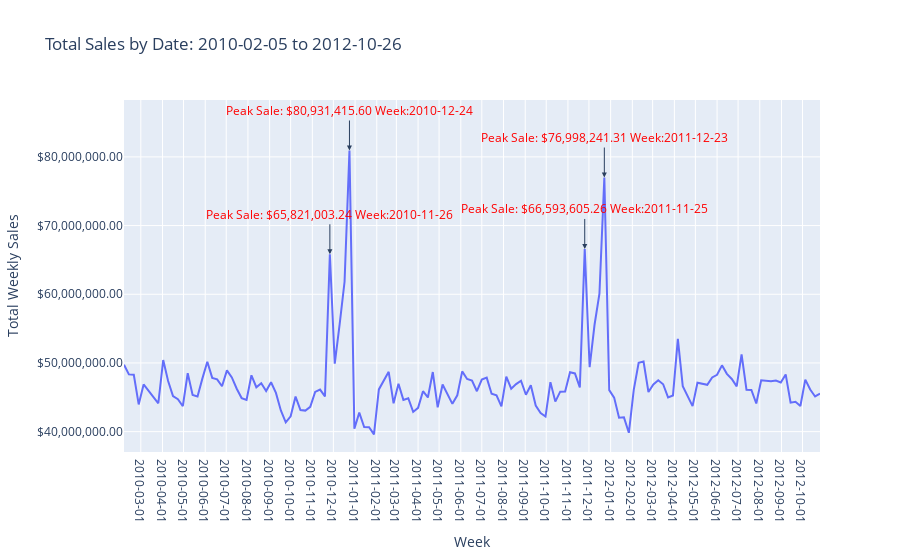

The cell this chart's notebook holds for it:
### Markdown cell above
As one might expect, the line chart shows that during the period there are clear sales peaks the weeks of Black Friday and Christmas.  Let's hightlight that.

### Code cell
sales_by_week = processed_data.groupby('date_datetime')['Weekly_Sales'].sum()

# Create a DataFrame for plotting
df = pd.DataFrame({'Date': sales_by_week.index, 'Weekly_Sales': sales_by_week.values})

# Sort the DataFrame to find the top 4 highest sales
top_sales = df.nlargest(4, 'Weekly_Sales')

# Plotting sales by week
fig = px.line(df, x='Date', y='Weekly_Sales', title='Total Sales by Date: 2010-02-05 to 2012-10-26')
# Update the layout
fig.update_layout(xaxis_title='Week', yaxis_title='Total Weekly Sales')

# Update the y-axis tick label format
fig.update_yaxes(tickformat='$,.2f')

# Add annotations for the top 4 highest sales
for index, row in top_sales.iterrows():
    fig.add_annotation(
        x=row['Date'],
        y=row['Weekly_Sales'],
        text=f"Peak Sale: ${row['Weekly_Sales']:,.2f} Week:{row['Date']:%Y-%m-%d}",
        showarrow=True,
        arrowhead=2,
        ax=0,
        ay=-40,  # Adjust the position of the label
        font=dict(color="red")
    )

fig.update_xaxes(
    dtick="M1",  # Every month
    tickformat="%Y-%m-%d",  # Format for the tick labels
)

# Show the plot
fig.show()

### Figure 1 — Plotly figure (JSON) as saved in the notebook; plotly's stock layout.template omitted (floating-point values rounded to 4 significant figures; data arrays with more than 128 entries replaced by an {"elided": "..."} marker saying what was removed)
{"data": [{"hovertemplate": "Date=%{x}<br>Weekly_Sales=%{y}<extra></extra>", "legendgroup": "", "line": {"color": "#636efa", "dash": "solid"}, "marker": {"symbol": "circle"}, "mode": "lines", "name": "", "orientation": "v", "showlegend": false, "type": "scatter", "x": {"elided": "143 str values"}, "xaxis": "x", "y": {"elided": "143 float values"}, "yaxis": "y"}], "layout": {"annotations": [{"arrowhead": 2, "ax": 0, "ay": -40, "font": {"color": "red"}, "showarrow": true, "text": "Peak Sale: $80,931,415.60 Week:2010-12-24", "x": "2010-12-24T00:00:00", "y": 80930000.0}, {"arrowhead": 2, "ax": 0, "ay": -40, "font": {"color": "red"}, "showarrow": true, "text": "Peak Sale: $76,998,241.31 Week:2011-12-23", "x": "2011-12-23T00:00:00", "y": 77000000.0}, {"arrowhead": 2, "ax": 0, "ay": -40, "font": {"color": "red"}, "showarrow": true, "text": "Peak Sale: $66,593,605.26 Week:2011-11-25", "x": "2011-11-25T00:00:00", "y": 66590000.0}, {"arrowhead": 2, "ax": 0, "ay": -40, "font": {"color": "red"}, "showarrow": true, "text": "Peak Sale: $65,821,003.24 Week:2010-11-26", "x": "2010-11-26T00:00:00", "y": 65820000.0}], "legend": {"tracegroupgap": 0}, "title": {"text": "Total Sales by Date: 2010-02-05 to 2012-10-26"}, "xaxis": {"anchor": "y", "domain": [0, 1], "dtick": "M1", "tickformat": "%Y-%m-%d", "title": {"text": "Week"}}, "yaxis": {"anchor": "x", "domain": [0, 1], "tickformat": "$,.2f", "title": {"text": "Total Weekly Sales"}}}}
